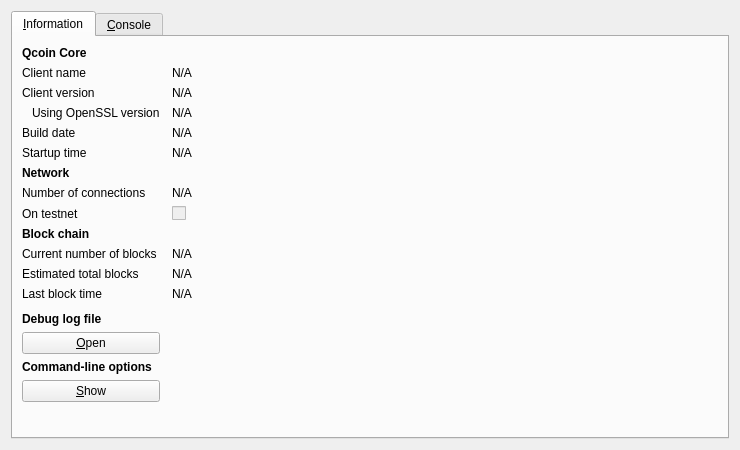
<?xml version="1.0" encoding="UTF-8"?>
<ui version="4.0">
 <class>RPCConsole</class>
 <widget class="QDialog" name="RPCConsole">
  <property name="geometry">
   <rect>
    <x>0</x>
    <y>0</y>
    <width>740</width>
    <height>450</height>
   </rect>
  </property>
  <property name="windowTitle">
   <string>Qcoin - Debug window</string>
  </property>
  <layout class="QVBoxLayout" name="verticalLayout_2">
   <item>
    <widget class="QTabWidget" name="tabWidget">
     <property name="currentIndex">
      <number>0</number>
     </property>
     <widget class="QWidget" name="tab_info">
      <attribute name="title">
       <string>&amp;Information</string>
      </attribute>
      <layout class="QGridLayout" name="gridLayout" columnstretch="0,1">
       <property name="horizontalSpacing">
        <number>12</number>
       </property>
       <item row="0" column="0">
        <widget class="QLabel" name="label_9">
         <property name="font">
          <font>
           <weight>75</weight>
           <bold>true</bold>
          </font>
         </property>
         <property name="text">
          <string>Qcoin Core</string>
         </property>
        </widget>
       </item>
       <item row="1" column="0">
        <widget class="QLabel" name="label_5">
         <property name="text">
          <string>Client name</string>
         </property>
        </widget>
       </item>
       <item row="1" column="1">
        <widget class="QLabel" name="clientName">
         <property name="cursor">
          <cursorShape>IBeamCursor</cursorShape>
         </property>
         <property name="text">
          <string>N/A</string>
         </property>
         <property name="textFormat">
          <enum>Qt::PlainText</enum>
         </property>
         <property name="textInteractionFlags">
          <set>Qt::LinksAccessibleByMouse|Qt::TextSelectableByKeyboard|Qt::TextSelectableByMouse</set>
         </property>
        </widget>
       </item>
       <item row="2" column="0">
        <widget class="QLabel" name="label_6">
         <property name="text">
          <string>Client version</string>
         </property>
        </widget>
       </item>
       <item row="2" column="1">
        <widget class="QLabel" name="clientVersion">
         <property name="cursor">
          <cursorShape>IBeamCursor</cursorShape>
         </property>
         <property name="text">
          <string>N/A</string>
         </property>
         <property name="textFormat">
          <enum>Qt::PlainText</enum>
         </property>
         <property name="textInteractionFlags">
          <set>Qt::LinksAccessibleByMouse|Qt::TextSelectableByKeyboard|Qt::TextSelectableByMouse</set>
         </property>
        </widget>
       </item>
       <item row="3" column="0">
        <widget class="QLabel" name="label_14">
         <property name="text">
          <string>Using OpenSSL version</string>
         </property>
         <property name="indent">
          <number>10</number>
         </property>
        </widget>
       </item>
       <item row="3" column="1">
        <widget class="QLabel" name="openSSLVersion">
         <property name="cursor">
          <cursorShape>IBeamCursor</cursorShape>
         </property>
         <property name="text">
          <string>N/A</string>
         </property>
         <property name="textFormat">
          <enum>Qt::PlainText</enum>
         </property>
         <property name="textInteractionFlags">
          <set>Qt::LinksAccessibleByMouse|Qt::TextSelectableByKeyboard|Qt::TextSelectableByMouse</set>
         </property>
        </widget>
       </item>
       <item row="4" column="0">
        <widget class="QLabel" name="label_12">
         <property name="text">
          <string>Build date</string>
         </property>
        </widget>
       </item>
       <item row="4" column="1">
        <widget class="QLabel" name="buildDate">
         <property name="cursor">
          <cursorShape>IBeamCursor</cursorShape>
         </property>
         <property name="text">
          <string>N/A</string>
         </property>
         <property name="textFormat">
          <enum>Qt::PlainText</enum>
         </property>
         <property name="textInteractionFlags">
          <set>Qt::LinksAccessibleByMouse|Qt::TextSelectableByKeyboard|Qt::TextSelectableByMouse</set>
         </property>
        </widget>
       </item>
       <item row="5" column="0">
        <widget class="QLabel" name="label_13">
         <property name="text">
          <string>Startup time</string>
         </property>
        </widget>
       </item>
       <item row="5" column="1">
        <widget class="QLabel" name="startupTime">
         <property name="cursor">
          <cursorShape>IBeamCursor</cursorShape>
         </property>
         <property name="text">
          <string>N/A</string>
         </property>
         <property name="textFormat">
          <enum>Qt::PlainText</enum>
         </property>
         <property name="textInteractionFlags">
          <set>Qt::LinksAccessibleByMouse|Qt::TextSelectableByKeyboard|Qt::TextSelectableByMouse</set>
         </property>
        </widget>
       </item>
       <item row="6" column="0">
        <widget class="QLabel" name="label_11">
         <property name="font">
          <font>
           <weight>75</weight>
           <bold>true</bold>
          </font>
         </property>
         <property name="text">
          <string>Network</string>
         </property>
        </widget>
       </item>
       <item row="7" column="0">
        <widget class="QLabel" name="label_7">
         <property name="text">
          <string>Number of connections</string>
         </property>
        </widget>
       </item>
       <item row="7" column="1">
        <widget class="QLabel" name="numberOfConnections">
         <property name="cursor">
          <cursorShape>IBeamCursor</cursorShape>
         </property>
         <property name="text">
          <string>N/A</string>
         </property>
         <property name="textFormat">
          <enum>Qt::PlainText</enum>
         </property>
         <property name="textInteractionFlags">
          <set>Qt::LinksAccessibleByMouse|Qt::TextSelectableByKeyboard|Qt::TextSelectableByMouse</set>
         </property>
        </widget>
       </item>
       <item row="8" column="0">
        <widget class="QLabel" name="label_8">
         <property name="text">
          <string>On testnet</string>
         </property>
        </widget>
       </item>
       <item row="8" column="1">
        <widget class="QCheckBox" name="isTestNet">
         <property name="enabled">
          <bool>false</bool>
         </property>
         <property name="text">
          <string/>
         </property>
        </widget>
       </item>
       <item row="9" column="0">
        <widget class="QLabel" name="label_10">
         <property name="font">
          <font>
           <weight>75</weight>
           <bold>true</bold>
          </font>
         </property>
         <property name="text">
          <string>Block chain</string>
         </property>
        </widget>
       </item>
       <item row="10" column="0">
        <widget class="QLabel" name="label_3">
         <property name="text">
          <string>Current number of blocks</string>
         </property>
        </widget>
       </item>
       <item row="10" column="1">
        <widget class="QLabel" name="numberOfBlocks">
         <property name="cursor">
          <cursorShape>IBeamCursor</cursorShape>
         </property>
         <property name="text">
          <string>N/A</string>
         </property>
         <property name="textFormat">
          <enum>Qt::PlainText</enum>
         </property>
         <property name="textInteractionFlags">
          <set>Qt::LinksAccessibleByMouse|Qt::TextSelectableByKeyboard|Qt::TextSelectableByMouse</set>
         </property>
        </widget>
       </item>
       <item row="11" column="0">
        <widget class="QLabel" name="label_4">
         <property name="text">
          <string>Estimated total blocks</string>
         </property>
        </widget>
       </item>
       <item row="11" column="1">
        <widget class="QLabel" name="totalBlocks">
         <property name="cursor">
          <cursorShape>IBeamCursor</cursorShape>
         </property>
         <property name="text">
          <string>N/A</string>
         </property>
         <property name="textFormat">
          <enum>Qt::PlainText</enum>
         </property>
         <property name="textInteractionFlags">
          <set>Qt::LinksAccessibleByMouse|Qt::TextSelectableByKeyboard|Qt::TextSelectableByMouse</set>
         </property>
        </widget>
       </item>
       <item row="12" column="0">
        <widget class="QLabel" name="label_2">
         <property name="text">
          <string>Last block time</string>
         </property>
        </widget>
       </item>
       <item row="12" column="1">
        <widget class="QLabel" name="lastBlockTime">
         <property name="cursor">
          <cursorShape>IBeamCursor</cursorShape>
         </property>
         <property name="text">
          <string>N/A</string>
         </property>
         <property name="textFormat">
          <enum>Qt::PlainText</enum>
         </property>
         <property name="textInteractionFlags">
          <set>Qt::LinksAccessibleByMouse|Qt::TextSelectableByKeyboard|Qt::TextSelectableByMouse</set>
         </property>
        </widget>
       </item>
       <item row="13" column="0">
        <spacer name="verticalSpacer_2">
         <property name="orientation">
          <enum>Qt::Vertical</enum>
         </property>
         <property name="sizeHint" stdset="0">
          <size>
           <width>20</width>
           <height>20</height>
          </size>
         </property>
        </spacer>
       </item>
       <item row="14" column="0">
        <widget class="QLabel" name="labelDebugLogfile">
         <property name="font">
          <font>
           <weight>75</weight>
           <bold>true</bold>
          </font>
         </property>
         <property name="text">
          <string>Debug log file</string>
         </property>
        </widget>
       </item>
       <item row="15" column="0">
        <widget class="QPushButton" name="openDebugLogfileButton">
         <property name="toolTip">
          <string>Open the Qcoin debug log file from the current data directory. This can take a few seconds for large log files.</string>
         </property>
         <property name="text">
          <string>&amp;Open</string>
         </property>
         <property name="autoDefault">
          <bool>false</bool>
         </property>
        </widget>
       </item>
       <item row="16" column="0">
        <widget class="QLabel" name="labelCLOptions">
         <property name="font">
          <font>
           <weight>75</weight>
           <bold>true</bold>
          </font>
         </property>
         <property name="text">
          <string>Command-line options</string>
         </property>
        </widget>
       </item>
       <item row="17" column="0">
        <widget class="QPushButton" name="showCLOptionsButton">
         <property name="toolTip">
          <string>Show the Qcoin-Qt help message to get a list with possible Qcoin command-line options.</string>
         </property>
         <property name="text">
          <string>&amp;Show</string>
         </property>
         <property name="autoDefault">
          <bool>false</bool>
         </property>
        </widget>
       </item>
       <item row="18" column="0">
        <spacer name="verticalSpacer">
         <property name="orientation">
          <enum>Qt::Vertical</enum>
         </property>
         <property name="sizeHint" stdset="0">
          <size>
           <width>20</width>
           <height>40</height>
          </size>
         </property>
        </spacer>
       </item>
      </layout>
     </widget>
     <widget class="QWidget" name="tab_console">
      <attribute name="title">
       <string>&amp;Console</string>
      </attribute>
      <layout class="QVBoxLayout" name="verticalLayout_3">
       <property name="spacing">
        <number>3</number>
       </property>
       <item>
        <widget class="QTextEdit" name="messagesWidget">
         <property name="minimumSize">
          <size>
           <width>0</width>
           <height>100</height>
          </size>
         </property>
         <property name="readOnly">
          <bool>true</bool>
         </property>
         <property name="tabKeyNavigation" stdset="0">
          <bool>false</bool>
         </property>
         <property name="columnCount" stdset="0">
          <number>2</number>
         </property>
        </widget>
       </item>
       <item>
        <layout class="QHBoxLayout" name="horizontalLayout">
         <property name="spacing">
          <number>3</number>
         </property>
         <item>
          <widget class="QLabel" name="label">
           <property name="text">
            <string notr="true">&gt;</string>
           </property>
          </widget>
         </item>
         <item>
          <widget class="QLineEdit" name="lineEdit"/>
         </item>
         <item>
          <widget class="QPushButton" name="clearButton">
           <property name="maximumSize">
            <size>
             <width>24</width>
             <height>24</height>
            </size>
           </property>
           <property name="toolTip">
            <string>Clear console</string>
           </property>
           <property name="text">
            <string/>
           </property>
           <property name="icon">
            <iconset resource="../bitcoin.qrc">
             <normaloff>:/icons/remove</normaloff>:/icons/remove</iconset>
           </property>
           <property name="shortcut">
            <string notr="true">Ctrl+L</string>
           </property>
           <property name="autoDefault">
            <bool>false</bool>
           </property>
          </widget>
         </item>
        </layout>
       </item>
      </layout>
     </widget>
    </widget>
   </item>
  </layout>
 </widget>
 <resources>
  <include location="../bitcoin.qrc"/>
 </resources>
 <connections/>
</ui>
